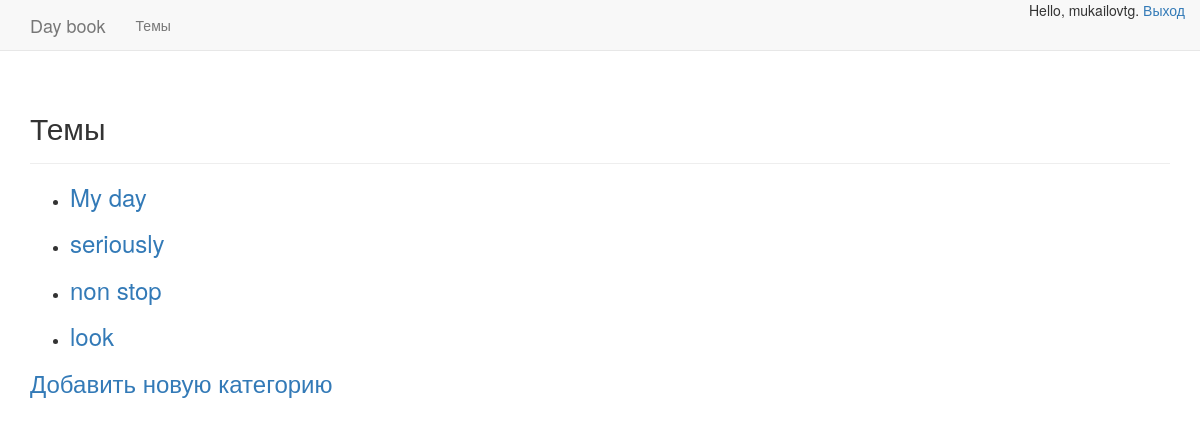
Page /categories/ (signed in) on the committed database.
### journal/models.py (models this page shows)
class Category(models.Model):
    name = models.CharField(max_length=200, verbose_name='Категории')
    date_added = models.DateTimeField(auto_now_add=True)
    master = models.ForeignKey(User)
    class Meta:
        verbose_name_plural = 'Categories'
    def __str__(self):
        return self.name

### journal/views.py (the view)
# urls.py: url(r'^categories/$', views.categories, name='categories'),
@login_required
def categories(request):
    categories = Category.objects.filter(master=request.user).order_by('date_added')
    context = {'categories': categories}
    return render(request, 'journal/categories.html', context)

### journal/templates/journal/categories.html (shortened to what this page needs)
<!DOCTYPE html>
{% extends 'journal/base.html' %}
{% block header %}
    <h2>Темы</h2>
{% endblock header %}
{% block content %}
<ul>
    {% for category in categories %}
    <li>
        <h3>
            <a href="{% url 'journal:category' category.id %}">{{ category }}</a>
        </h3>
    </li>
    {% empty %}
    <li>Нет тем, добавьте новую.</li>
    {% endfor %}
</ul>
<h3>
    <a href="{% url 'journal:new_category' %}">Добавить новую категорию</a>
</h3>
{% endblock content %}

### journal/templates/journal/base.html (shortened to what this page needs)
<!DOCTYPE html>
{% load bootstrap3 %}
<html lang="en">
<head>
    {% bootstrap_css %}
</head>
<body>
  <nav class="navbar navbar-default navbar-static-top">
      <div class="container">
          <div class="navbar-header">
              <a class="navbar-brand" href="{% url 'journal:index' %}">Day book</a>
          </div>
          <div id="navbar" class="navbar-collapse collapse">
              <ul class="nav navbar-nav">
                  <li>
                      <a href="{% url 'journal:categories' %}">Темы</a>
                  </li>
              </ul>
              <ul class="nav navbar-nav navbar-right">
                {% if user.is_authenticated %}
                    Hello, {{ user.username }}.
                    <a href="{% url 'users:logout' %}">Выход</a>
                {% else %}
                    <a href="{% url 'users:register' %}">Регистрация</a> -
                    <a href="{% url 'users:login' %}">Войти</a>
                {% endif %}
              </ul>
          </div>
      </div>
  </nav>
  <div class="container">
      <div class="page-header">
          {% block header %}{% endblock header %}
      </div>
      <div>
        {% block content %}{% endblock content %}
      </div>
  </div>
</body>
</html>

### rows in the picture
Category: name "My day"
Category: name "seriously"
Category: name "non stop"
Category: name "look"

### other values in the picture
{{ user.username }} "mukailovtg"
